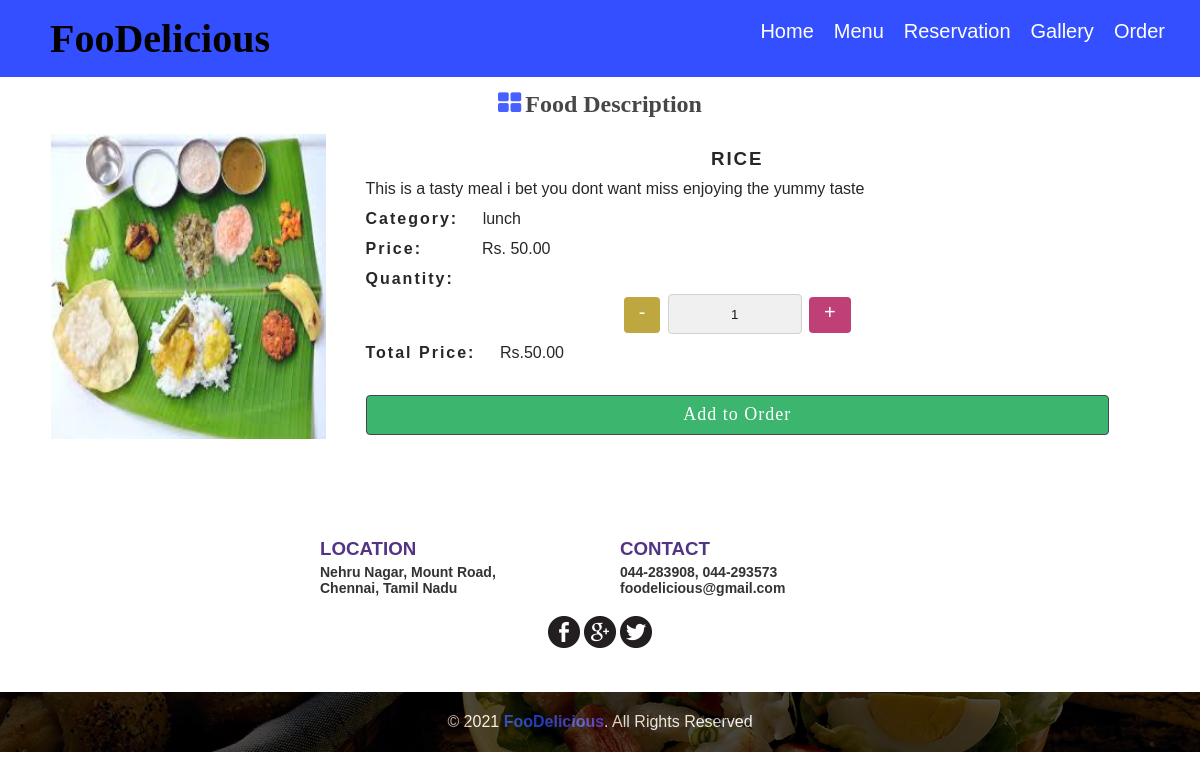
The page /detail.php?fid=6 on the database as committed earlier.
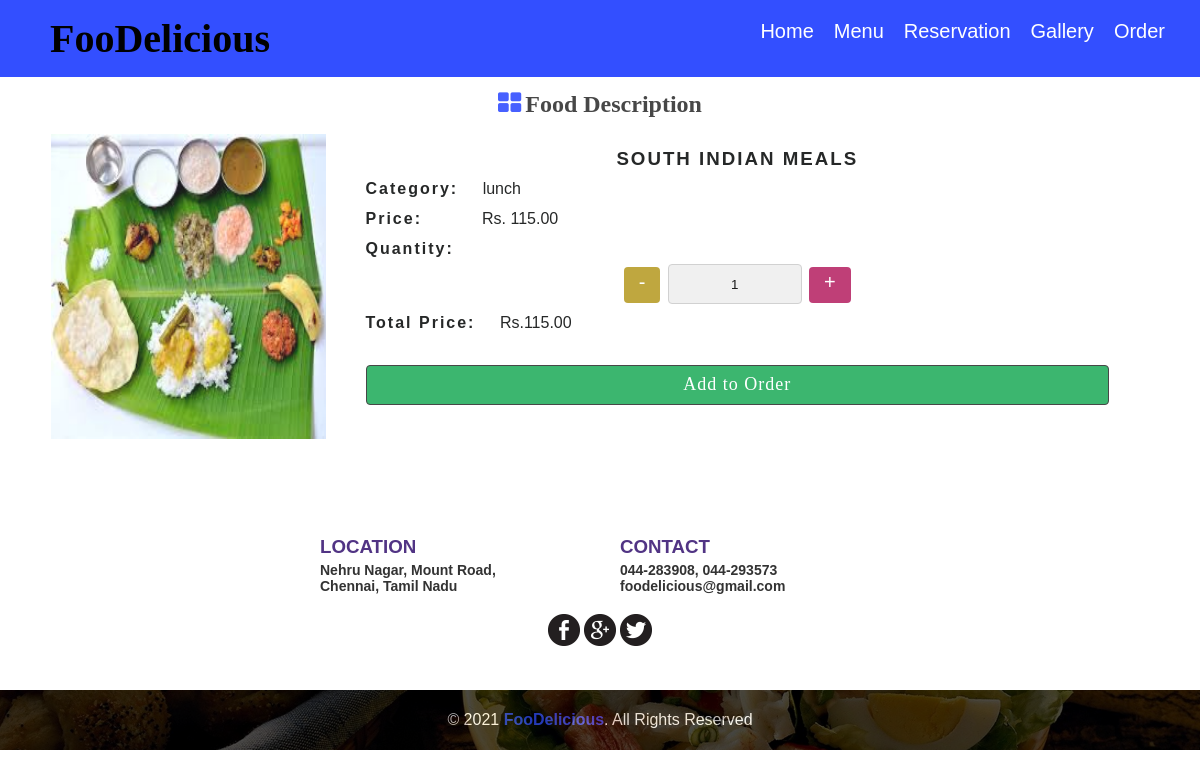
The same page on the database as committed later.
### tables this page shows
CREATE TABLE `food` (
  `id` int(11) NOT NULL,
  `food_name` varchar(255) NOT NULL,
  `food_category` varchar(255) NOT NULL,
  `food_price` varchar(255) NOT NULL,
  `food_description` varchar(100) NOT NULL
);

### detail.php (the view, shortened to what this page needs)
<?php
	require "admin/includes/db.php";
	$name = "";
	$desc = "";
	$price = "";
	$id = "";
	if($_SERVER['REQUEST_METHOD'] == 'GET') {
		if(isset($_GET['fid']) && preg_replace("#[^0-9]#", "", $_GET['fid']) != "") {
			$fid = preg_replace("#[^0-9]#", "", $_GET['fid']);
			if($fid != "") {
				$get_detail = $db->query("SELECT * FROM food WHERE id='".$fid."' LIMIT 1");
				if($get_detail->num_rows) {
					while($row = $get_detail->fetch_assoc()) {
						$id = $row['id'];
						$name = $row['food_name'];
						$desc = $row['food_description'];
						$cat  = $row['food_category'];
						$price  = $row['food_price'];
					}
				}else{
					header("location: index.php");
				}
			}
		}else{
			header("location: index.php");
		}
	}elseif($_SERVER['REQUEST_METHOD'] == 'POST') {
		if(isset($_POST['submit'])) {
			$id = preg_replace("#[^0-9]#", "", $_POST['fid']);
			$qty = preg_replace("#[^0-9]#", "", $_POST['amount']);
			header("location: basket.php?fid=".$id."&qty=".$qty."");
		}
	}
?>
<!Doctype html>
<html lang="en">
<head>
<link rel="stylesheet" href="css/main.css" />
</head>
<body>
<?php require "includes/header.php"; ?>
<br/><br/><br/>
<div class="content remove_pad" onclick="remove_class()">
	<div class="inner_content on_parallax">
		<h2><span class="fresh"><b>Food Description</b></span></h2>
		<div class="parallax_content">
			<div class="detail_holder">
				<div class="detail_img">
					<img src="image/FoodPics/<?php echo $id;?>.jpg" width="100%" alt="no image found" />
				</div>
				<div class="detail_desc">
					<form class="" method="post" action="detail.php">
						<h3 class="desc_header"><?php echo $name; ?></h3>
						<p class="desc_detail"><?php echo $desc; ?> </p>
						<p><span class="bold_desc">Category:</span> <?php echo $cat; ?></p>
						<p><span class="bold_desc price"><b>Price:</b></span>Rs. <span id="price"><?php echo $price; ?></span></p>
						<div class="form_group">
							<p><span class="bold_desc">Quantity:</span></p>
							<p class="label_center"><label class="subtract" onclick="subtract_price();">-</label><input readonly type="text" id="amount" name="amount" value="1"><label class="add" onclick="sum_price();">+</label><p>
						</div>
						<p><span class="bold_desc">Total Price:</span> Rs.<span id="total_price"><?php echo $price; ?></span></p>
						<div class="form_group">
							<input type="submit" name="submit" class="submit add_order" value="Add to Order" />
						</div>
					</form>
				</div>
			</div>
		</div>
	</div>
</div>
<div class="content" onclick="remove_class()">
	<div class="inner_content">
		<div class="contact">
			<div class="left">
				<h3 style="color:#513484;"><b>LOCATION</b></h3>
				<p>Nehru Nagar, Mount Road,</p>
				<p>Chennai, Tamil Nadu</p>
			</div>
			<div class="left">
				<h3 style="color:#513484;"><b>CONTACT</b></h3>
				<p>044-283908, 044-293573</p>
				<p>foodelicious@gmail.com</p>
			</div>
			<div class="icon_holder">
				<a href="#"><img src="image/icons/Facebook.png" alt="image/icons/Facebook.png" /></a>
				<a href="#"><img src="image/icons/Google+.png" alt="image/icons/Google+.png"  /></a>
				<a href="#"><img src="image/icons/Twitter.png" alt="image/icons/Twitter.png"  /></a>
			</div>
		</div>
	</div>
</div>
<div class="footer_parallax" onclick="remove_class()">
	<div class="on_footer_parallax">
		<p>&copy; <?php echo strftime("%Y", time()); ?> <span style="color:#334FFF;"><b>FooDelicious</b></span>. All Rights Reserved</p>
	</div>
</div>
</body>
</html>

Rows that differ between the two databases and show on the page:
changed food "lunch": food_name "RICE" → "SOUTH INDIAN MEALS"; food_price "50.00" → "115.00"; food_description "This is a tasty meal i bet you dont want miss enjoying the yummy taste" → (not shown)
